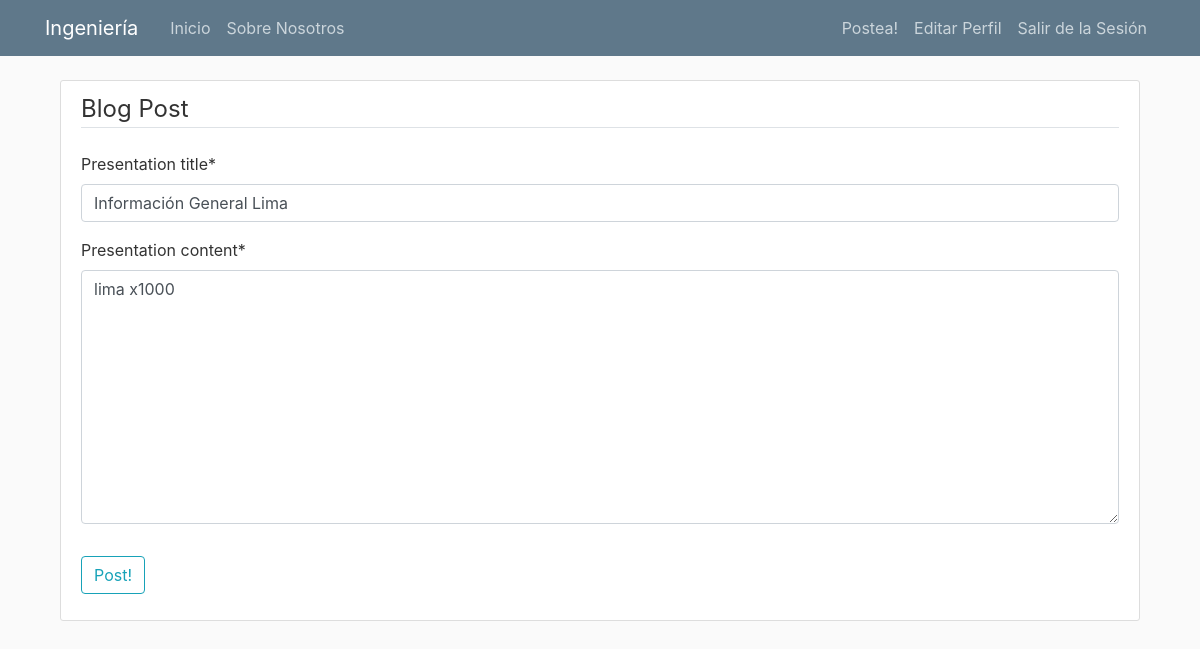
The page /presentation/9/update/ (signed in) on the database as committed earlier.
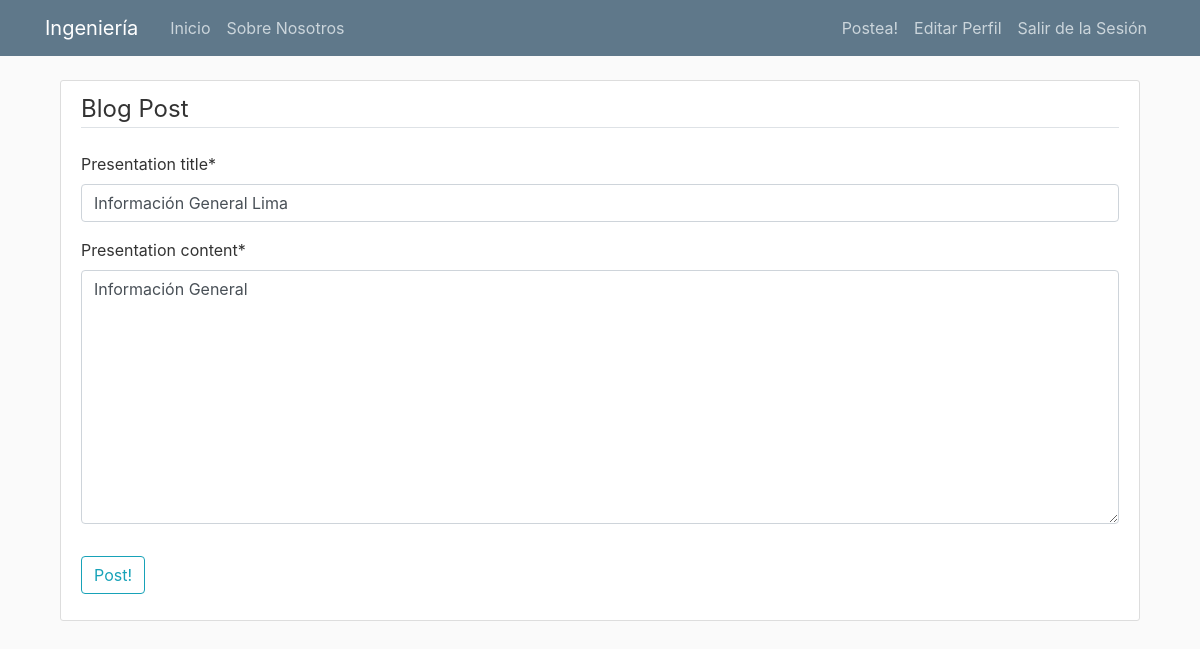
The same page on the database as committed later.
### blog/models.py (models this page shows, shortened)
class Presentation(models.Model):
    postDetail = models.ForeignKey(PostDetail, on_delete=models.CASCADE)
    presentation_title = models.CharField(max_length=100)
    presentation_content = models.TextField()

### blog/views.py (the view, shortened to what this page needs)
# urls.py: path('presentation/<int:pk>/update/', PresentationUpdateView.as_view(), name='presentation-update'),
class PresentationUpdateView(LoginRequiredMixin, UserPassesTestMixin, UpdateView):
    model = Presentation
    fields = ['presentation_title', 'presentation_content']
    def test_func(self):
        presentation = self.get_object()
        if self.request.user == presentation.postDetail.post.author:
            return True
        return False

### blog/templates/blog/presentation_form.html (shortened to what this page needs)
{% extends "blog/base.html" %}
{% load crispy_forms_tags %}
{% block content %}
    <div class="content-section">
        <form method="POST">
            <fieldset class="form-group">
                <legend class="border-bottom mb-4">Blog Post</legend>
                {{ form|crispy }}
            </fieldset>
            <div class="form-group">
                <button class="btn btn-outline-info" type="submit">Post!</button>
            </div>
        </form>
    </div>
{% endblock content %}

Rows that differ between the two databases and show on the page:
changed Presentation "Información General Lima": presentation_content "lima x1000" → "Información General"
